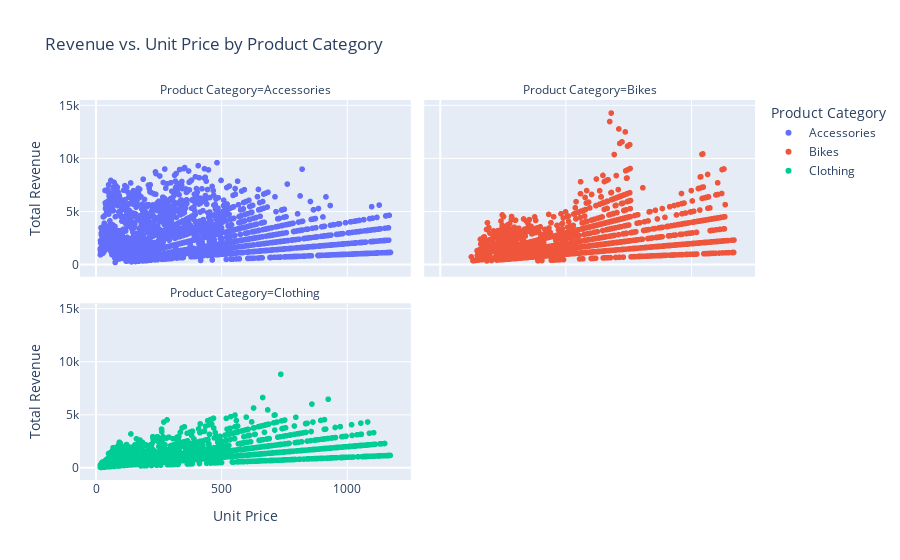

Notebook code cell kept with this figure:
### Markdown cell above
### 6.2.1 Analyze Revenue vs. Unit Price by Product Category

### Code cell
# Analyze the relationship between Unit Price and Revenue by Product Category
# Aggregate revenue by Unit Price for each Product Category
price_revenue_category = df.groupby(['Product Category', 'Unit Price'])['Revenue'].sum().reset_index()

# Plot the relationship for each category
fig = px.scatter(price_revenue_category,
                 x='Unit Price',
                 y='Revenue',
                 color='Product Category',
                 facet_col='Product Category',
                 facet_col_wrap=2,
                 title='Revenue vs. Unit Price by Product Category',
                 labels={'Unit Price': 'Unit Price', 'Revenue': 'Total Revenue'})

fig.update_layout(xaxis_title='Unit Price', yaxis_title='Total Revenue')
fig.show()

### Figure 1 — Plotly figure (JSON) as saved in the notebook; plotly's stock layout.template omitted (floating-point values rounded to 4 significant figures; data arrays with more than 128 entries replaced by an {"elided": "..."} marker saying what was removed)
{"data": [{"hovertemplate": "Product Category=Accessories<br>Unit Price=%{x}<br>Total Revenue=%{y}<extra></extra>", "legendgroup": "Accessories", "marker": {"color": "#636efa", "symbol": "circle"}, "mode": "markers", "name": "Accessories", "showlegend": true, "type": "scattergl", "x": {"elided": "2539 float values"}, "xaxis": "x3", "y": {"elided": "2539 float values"}, "yaxis": "y3"}, {"hovertemplate": "Product Category=Bikes<br>Unit Price=%{x}<br>Total Revenue=%{y}<extra></extra>", "legendgroup": "Bikes", "marker": {"color": "#EF553B", "symbol": "circle"}, "mode": "markers", "name": "Bikes", "showlegend": true, "type": "scattergl", "x": {"elided": "1977 float values"}, "xaxis": "x4", "y": {"elided": "1977 float values"}, "yaxis": "y4"}, {"hovertemplate": "Product Category=Clothing<br>Unit Price=%{x}<br>Total Revenue=%{y}<extra></extra>", "legendgroup": "Clothing", "marker": {"color": "#00cc96", "symbol": "circle"}, "mode": "markers", "name": "Clothing", "showlegend": true, "type": "scattergl", "x": {"elided": "1943 float values"}, "xaxis": "x", "y": {"elided": "1943 float values"}, "yaxis": "y"}], "layout": {"annotations": [{"font": {}, "showarrow": false, "text": "Product Category=Clothing", "x": 0.245, "xanchor": "center", "xref": "paper", "y": 0.465, "yanchor": "bottom", "yref": "paper"}, {"font": {}, "showarrow": false, "text": "Product Category=Accessories", "x": 0.245, "xanchor": "center", "xref": "paper", "y": 1.0, "yanchor": "bottom", "yref": "paper"}, {"font": {}, "showarrow": false, "text": "Product Category=Bikes", "x": 0.755, "xanchor": "center", "xref": "paper", "y": 1.0, "yanchor": "bottom", "yref": "paper"}], "legend": {"title": {"text": "Product Category"}, "tracegroupgap": 0}, "title": {"text": "Revenue vs. Unit Price by Product Category"}, "xaxis": {"anchor": "y", "domain": [0, 0.49], "title": {"text": "Unit Price"}}, "xaxis2": {"anchor": "y2", "domain": [0.51, 1], "matches": "x", "title": {"text": "Unit Price"}}, "xaxis3": {"anchor": "y3", "domain": [0, 0.49], "matches": "x", "showticklabels": false}, "xaxis4": {"anchor": "y4", "domain": [0.51, 1], "matches": "x", "showticklabels": false}, "yaxis": {"anchor": "x", "domain": [0, 0.465], "title": {"text": "Total Revenue"}}, "yaxis2": {"anchor": "x2", "domain": [0, 0.465], "matches": "y", "showticklabels": false}, "yaxis3": {"anchor": "x3", "domain": [0.535, 1.0], "matches": "y", "title": {"text": "Total Revenue"}}, "yaxis4": {"anchor": "x4", "domain": [0.535, 1.0], "matches": "y", "showticklabels": false}}}
